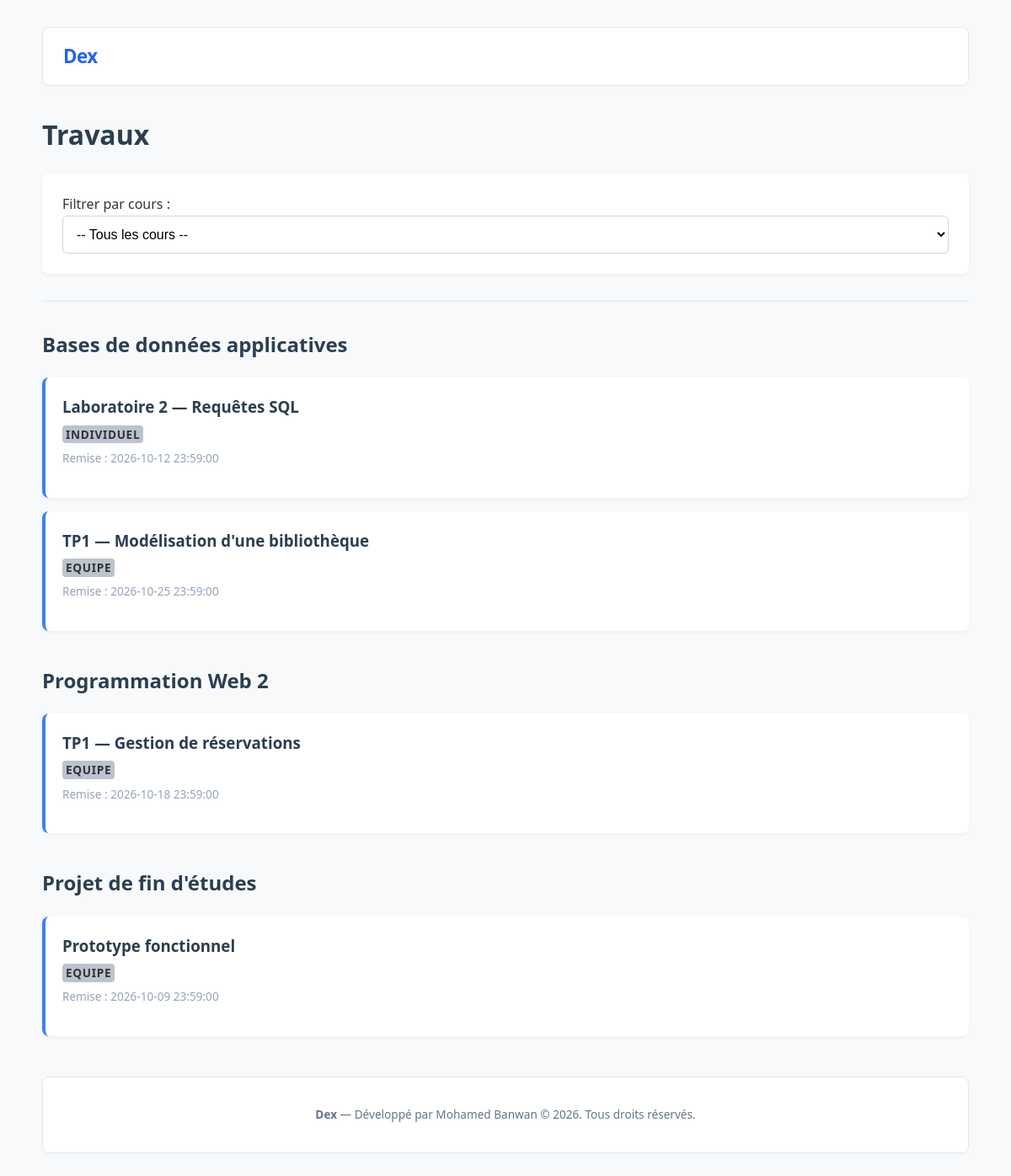
The page /site/index.php on the database its author committed.
### tables this page shows
CREATE TABLE IF NOT EXISTS travaux (
    id          VARCHAR(30)  PRIMARY KEY,
    cours_id    VARCHAR(30)  NOT NULL,
    titre       VARCHAR(150) NOT NULL,
    description TEXT         NOT NULL,
    type        VARCHAR(20)  NOT NULL,
    disponible  DATE         NOT NULL,
    remise      DATETIME     NOT NULL,
    ouvert      BOOLEAN      NOT NULL,
    CONSTRAINT fk_travaux_cours FOREIGN KEY (cours_id) REFERENCES cours (id)
);

### site/index.php (the view, shortened to what this page needs)
<?php
require_once 'init.php';
$coursFiltrer = $_GET['cours'] ?? '';
if (!empty($coursFiltrer)) {
    $requeteTravail = $pdo->prepare(
        'SELECT
         t.id AS travail_id,
         t.titre AS travail_titre,
         t.type,
         t.remise,
         c.id AS cours_id,
         c.titre AS cours_titre
         FROM travaux t
         JOIN cours c ON t.cours_id = c.id
         WHERE t.ouvert = 1 AND c.id = :cours_id
         ORDER BY c.titre ASC, t.remise ASC'
         );
    $requeteTravail->execute(['cours_id' => $coursFiltrer]);
} else {
    $requeteTravail = $pdo->prepare(
        'SELECT
         t.id AS travail_id,
         t.titre AS travail_titre,
         t.type,
         t.remise,
         c.id AS cours_id,
         c.titre AS cours_titre
         FROM travaux t
         JOIN cours c ON t.cours_id = c.id
         WHERE t.ouvert = :open
         ORDER BY c.titre ASC, t.remise ASC'
         );
    $requeteTravail->execute(['open' => 1]);
}
$travaux = $requeteTravail->fetchAll(PDO::FETCH_ASSOC);
$travailParCours = [];
foreach ($travaux as $travail) {
    $travailParCours[$travail['cours_titre']][] = $travail;
}
?>
<!DOCTYPE html>
<html lang="fr">
    <head>
        <link rel="stylesheet" href="style.css">
    </head>
    <body>
        <?php include 'header.php'?>
        <h1>Travaux</h1>
        <form method="GET" action="index.php">
            <label for="cours">Filtrer par cours : </label>
            <select name="cours" id="cours" onchange="this.form.submit()">
                <option value="">-- Tous les cours --</option>
            </select>
        </form>
        <hr>
        <main>
            <?php if (empty($travailParCours)): ?>
                <p>Aucun cours trouvé.</p>
            <?php else: ?>
            <?php foreach ($travailParCours as $nomCours => $listeTravail): ?>
                <div class="cours-bloc">
                    <h2><?= htmlspecialchars($nomCours) ?></h2>
                    <?php foreach ($listeTravail as $travail): ?>
                        <a href="travail.php?id=<?= htmlspecialchars($travail['travail_id'])?>" class="card-link">
                            <div class="travail-card">
                                <h3 class="card-titre"><?= htmlspecialchars($travail['travail_titre']) ?></h3>
                                <p class="card-type"><?= htmlspecialchars($travail['type']) ?></p>
                                <p class="card-date">Remise : <?= htmlspecialchars($travail['remise']) ?></p>
                            </div>
                        </a>
                    <?php endforeach; ?>
                </div>
            <?php endforeach; ?>
            <?php endif; ?>
        </main>
        <?php include 'footer.php'?>
    </body>
</html>

### site/style.css (style rules this page uses)
body { font-family: system-ui, -apple-system, BlinkMacSystemFont, "Segoe UI", Roboto, Helvetica, Arial, sans-serif; line-height: 1.6; color: #333333; background-color: #f7f9fa; margin: 0; padding: 2rem; max-width: 1100px; margin-left: auto; margin-right: auto; }
h1, h2, h3 { color: #2c3e50; margin-top: 0; }
hr { border: 0; height: 1px; background: #e2e8f0; margin: 2rem 0; }
form { background: #ffffff; padding: 1.5rem; border-radius: 8px; box-shadow: 0 2px 4px rgba(0, 0, 0, 0.05); margin-bottom: 2rem; }
select, input[type="text"] { width: 100%; padding: 0.75rem; border: 1px solid #cbd5e1; border-radius: 6px; font-size: 1rem; box-sizing: border-box; background-color: #fff; }
.cours-bloc { margin-bottom: 2.5rem; }
.card-link { text-decoration: none; color: inherit; display: block; margin-bottom: 1rem; }
.travail-card { background: #ffffff; padding: 1.25rem; border-radius: 8px; border-left: 4px solid #3b82f6; box-shadow: 0 2px 4px rgba(0, 0, 0, 0.04); transition: transform 0.15s ease, box-shadow 0.15s ease; }
.card-titre, .card-type, .card-date { margin: 0 0 0.4rem 0; }
.card-type { font-size: 0.85rem; color: #333333; text-transform: uppercase; letter-spacing: 0.05em; font-weight: 600; background-color: #bbc4ce; border-radius: 4px; padding-left: 4px; padding-right: 4px; width: min-content; }
.card-date { font-size: 0.85rem; color: #94a3b8; }

### rows shown on the page
travaux: titre "Laboratoire 2 — Requêtes SQL", type "INDIVIDUEL", remise "2026-10-12 23:59:00"
travaux: titre "TP1 — Modélisation d'une bibliothèque", type "EQUIPE", remise "2026-10-25 23:59:00"
travaux: titre "TP1 — Gestion de réservations", type "EQUIPE", remise "2026-10-18 23:59:00"
travaux: titre "Prototype fonctionnel", type "EQUIPE", remise "2026-10-09 23:59:00"

### other values the page prints
$nomCours "Bases de données applicatives"
$nomCours "Programmation Web 2"
$nomCours "Projet de fin d'études"
